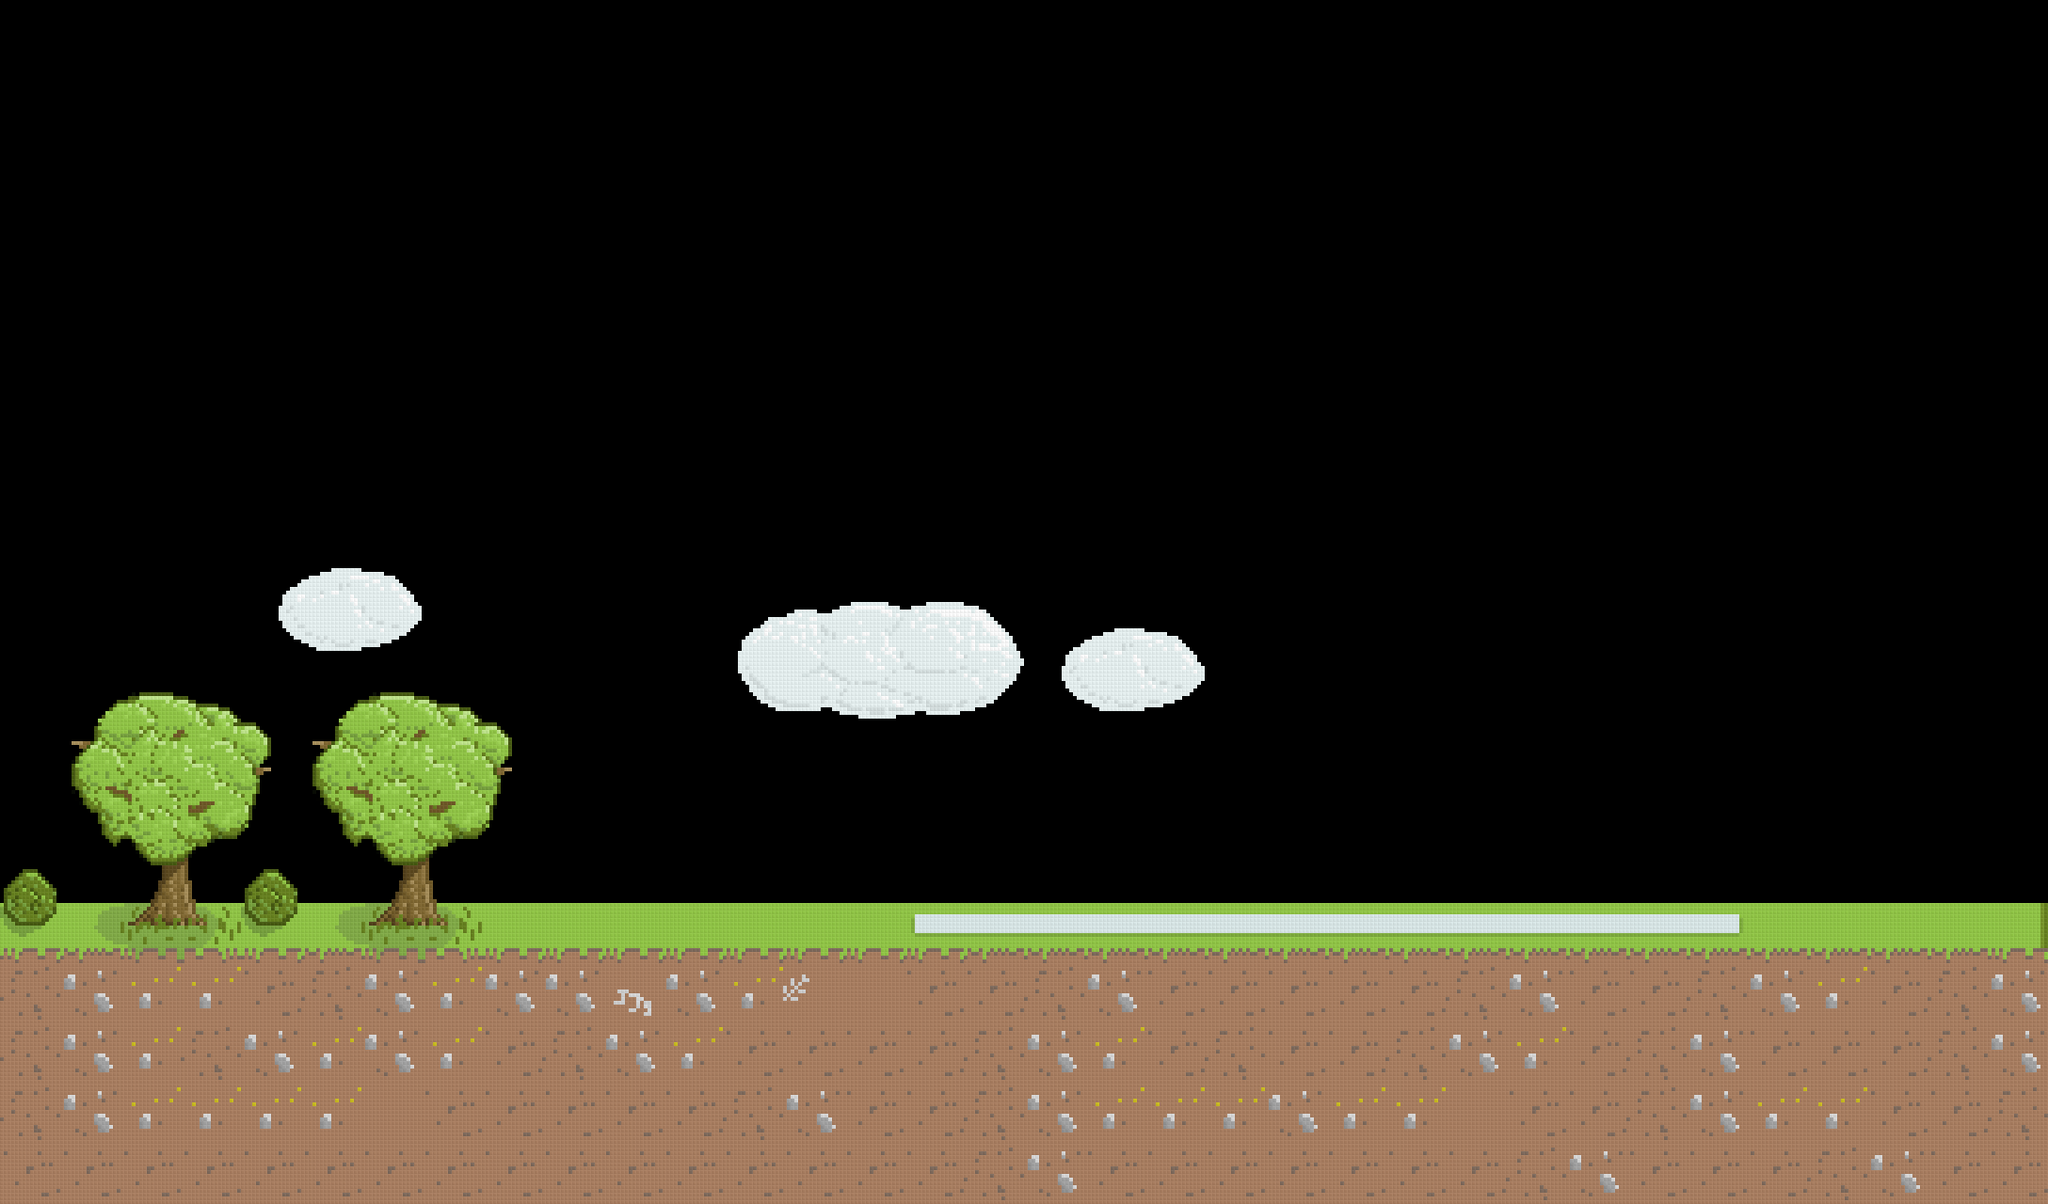

A 2D game scene composited from a Tiled map and its tileset images. What follows is a short description and the map's XML, with each tile layer's data collapsed to a summary:
An orthogonal 34x20 tile map with 64x64 px tiles, 1 tile layer (Tile Layer 1) and 12 objects (4x chair, 2x arch, player, priest, bride, ...).

<map version="1.0" orientation="orthogonal" width="34" height="20" tilewidth="64" tileheight="64">
 <tileset firstgid="1" name="tile" tilewidth="64" tileheight="64">
  <image source="tile.png" width="1088" height="576" />
 </tileset>
 <layer name="Tile Layer 1" width="34" height="20">
  <data>[680 cells, 235 non-empty, 54 distinct tile ids]</data>
 </layer>
 <objectgroup name="Objects" width="34" height="20">
  <object name="actor" type="player" x="397" y="697" width="64" height="128">
   <properties>
    <property name="rope" value="420" />
   </properties>
  </object>
  <object name="actor" type="priest" x="1702" y="844" width="65" height="132" />
  <object name="actor" type="bride" x="1612" y="848" width="64" height="128" />
  <object name="actor" type="groom" x="1549" y="850" width="61" height="126" />
  <object name="scene" x="-12" y="988" width="2720" height="139" />
  <object name="object" type="arch" gid="23" x="590" y="958">
   <properties>
    <property name="weight" value="2" />
   </properties>
  </object>
  <object name="object" type="arch" gid="23" x="1447" y="959">
   <properties>
    <property name="weight" value="2" />
   </properties>
  </object>
  <object name="object" type="chair" gid="18" x="1247" y="958">
   <properties>
    <property name="weight" value="8" />
   </properties>
  </object>
  <object name="object" type="chair" gid="18" x="1149" y="959">
   <properties>
    <property name="weight" value="8" />
   </properties>
  </object>
  <object name="object" type="chair" gid="18" x="1056" y="959">
   <properties>
    <property name="weight" value="8" />
   </properties>
  </object>
  <object name="object" type="chair" gid="18" x="962" y="957">
   <properties>
    <property name="weight" value="8" />
   </properties>
  </object>
  <object name="object" type="table" gid="19" x="810" y="958">
   <properties>
    <property name="weight" value="15" />
   </properties>
  </object>
 </objectgroup>
</map>
